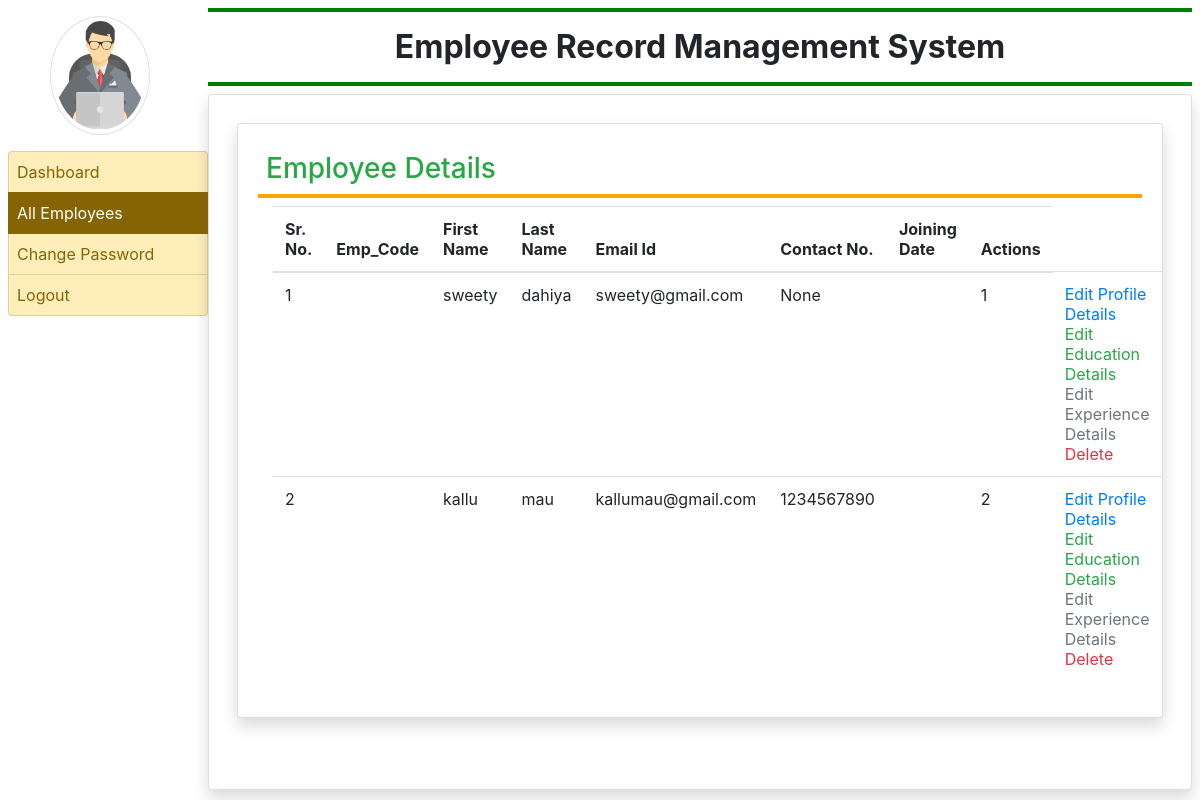
Before: /all_employee/ (signed in) with the older database file.
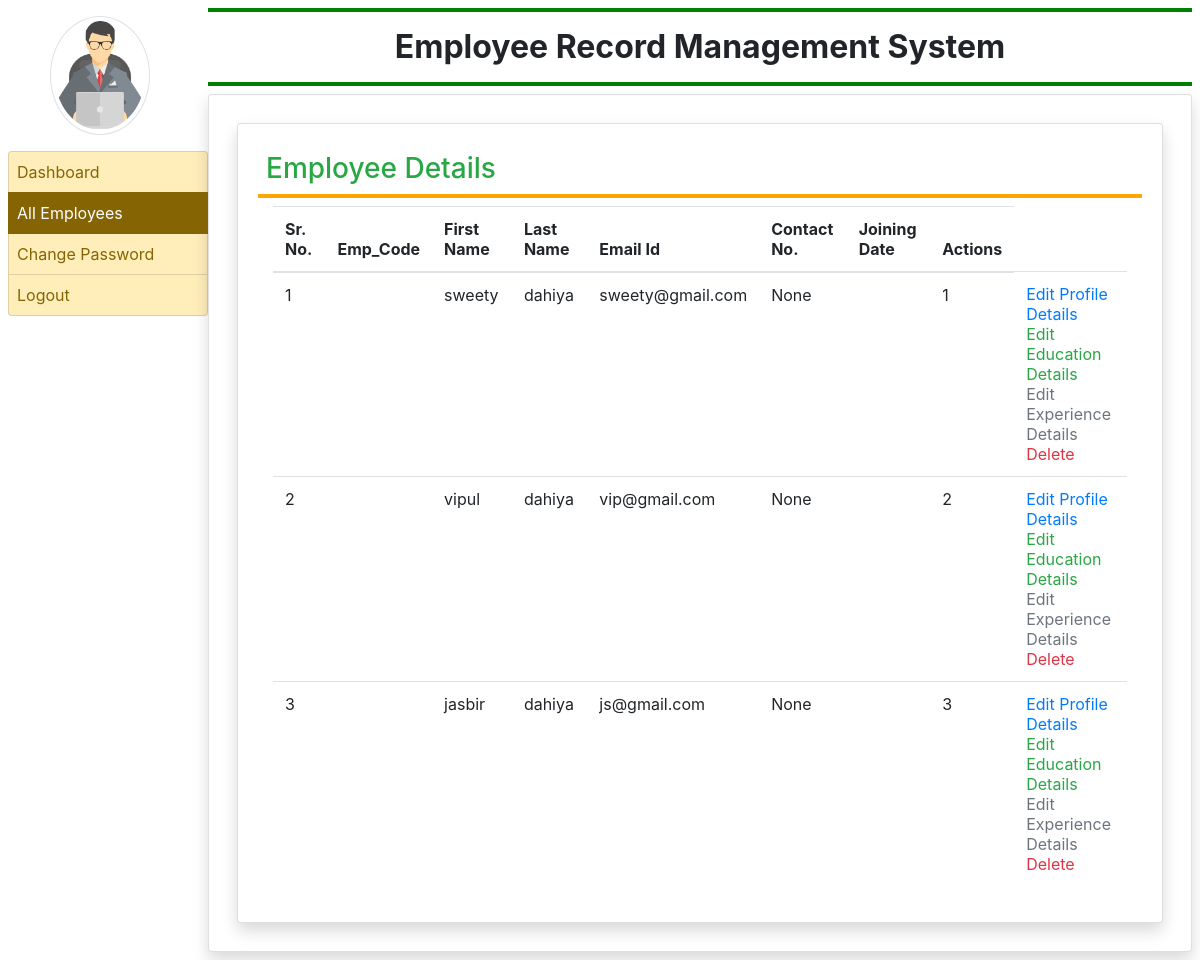
After: the same page with the newer database file.
### employee/models.py (models this page shows, shortened)
class EmployeeDetail(models.Model):
    user=models.ForeignKey(User,on_delete=models.CASCADE)
    empcode=models.CharField(max_length=50)
    empdept=models.CharField(max_length=100,null=True)
    designation=models.CharField(max_length=100,null=True)
    contact=models.CharField(max_length=15,null=True)
    gender=models.CharField(max_length=50,null=True)
    joiningdate=models.DateField(null=True)

### employee/views.py (the view)
# urls.py: path('all_employee/',views.all_employee,name='all_employee'),
def all_employee(request):
    if not request.user.is_authenticated :
        return redirect('admin_login')
    employee=EmployeeDetail.objects.all()
    return render(request,'all_employee.html',locals())

### employee/templates/all_employee.html
{% extends 'admin_base.html' %}
{% block main %}
<div class="card shadow m-2">
    <div class="card-body">
        <h3 class="p-2 text-success"  style="border-bottom:4px solid orange ">Employee Details</h3>
        <div class="container-fluid">
            <table class="table">
                <thead>
                    <tr>
                        <th>Sr. No.</th>
                        <th>Emp_Code</th>
                        <th>First Name</th>
                        <th>Last Name</th>
                        <th>Email Id</th>
                        <th>Contact No.</th>
                        <th>Joining Date</th>
                        <th>Actions</th>
                    </tr>
                </thead>
                <tbody>
                    {% for i in employee %}
                    <tr>
                        <td>{{forloop.counter}}</td>
                        <td>{{i.emp_Code}}</td>
                        <td>{{i.user.first_name}}</td>
                        <td>{{i.user.last_name}}</td>
                        <td>{{i.user.username}}</td>
                        <td>{{i.contact}}</td>
                        <td>{{i.joiningdatew}}</td>
                        <td>{{forloop.counter}}</td>
                        <td>
                            <a href="{% url 'edit_profile' pid=i.id %}" class="text-primary">Edit Profile Details</a>
                            <br>
                            <a href="{% url 'edit_education' pid=i.user.id %}" class="text-success">Edit Education Details</a>
                            <br>
                            <a href="{% url 'edit_experience' pid=i.user.id %}" class="text-secondary">Edit Experience Details</a>
                            <br>
                            <a href="{% url 'delete_employee' pid=i.user.id %}" class="text-danger" onclick="return confirm('Are you Sure?')">Delete</a>
                        </td>
                    </tr>
                    {% endfor %}
                </tbody>
            </table>
        </div>
    </div>
</div>
{% endblock %}

### employee/templates/admin_base.html (shortened to what this page needs)
{% load static %}
<html>
    <head>
  <link rel="stylesheet" href="https://cdn.jsdelivr.net/npm/bootstrap@4.6.2/dist/css/bootstrap.min.css">
  <link rel="stylesheet" href="https://use.fontawesome.com/releases/v5.7.0/css/all.css">
    </head>
<body>
    <div class="container-fluid">
        <div class="row">
            <div class = "col-sm-2 p-0">
                <center><img src="{% static 'image/icon2.png' %}"width="100" height="100" class="img-thumbnail rounded-circle my-3" ></center>
                <div class="list-group">
                    <a href="{% url 'admin_home' %}" class="mx-2 list-group-item list-group-item-warning list-group-item-action {% if request.path == '/admin_home/' %} active {% endif %}">Dashboard</a>
                    <a href="{% url 'all_employee' %}" class="mx-2 list-group-item list-group-item-warning  list-group-item-action{% if request.path == '/all_employee/' %} active {% endif %}">All Employees</a>
                    <a href="{% url 'change_passwordadmin' %}" class="mx-2 list-group-item list-group-item-warning  list-group-item-action{% if request.path == '/change_passwordadmin/' %} active {% endif %}">Change Password</a>
                    <a href="{% url 'logout' %}" class="mx-2 list-group-item list-group-item-warning  list-group-item-action">Logout</a>
                </div>
            </div>
            <div class="col-sm-10 p-0">
                <div class="container-fluid p-2">
                    <h2 class="text-center p-3 font-weight-bold" style="border-bottom : 4px solid green ; border-top : 4px solid green">
                         Employee Record Management System
                    </h2>
                    <div class="card shadow" style="min-height: 87vh">
                        <div class="card-body">
                            {% block main %}
                            {% endblock %}
                        </div>
                    </div>
                </div>
            </div>
        </div>
    </div>
</body>
</html>

### employee/templates/admin_base.html (style rules this page uses)
.list-group-item { padding:8px !important ; }

Changed rows visible on the page:
removed EmployeeDetail: user.first_name "kallu", user.last_name "mau", user.username "kallumau@gmail.com", contact "1234567890"
added EmployeeDetail: user.first_name "vipul", user.last_name "dahiya", user.username "vip@gmail.com", contact "None"
added EmployeeDetail: user.first_name "jasbir", user.last_name "dahiya", user.username "js@gmail.com", contact "None"
